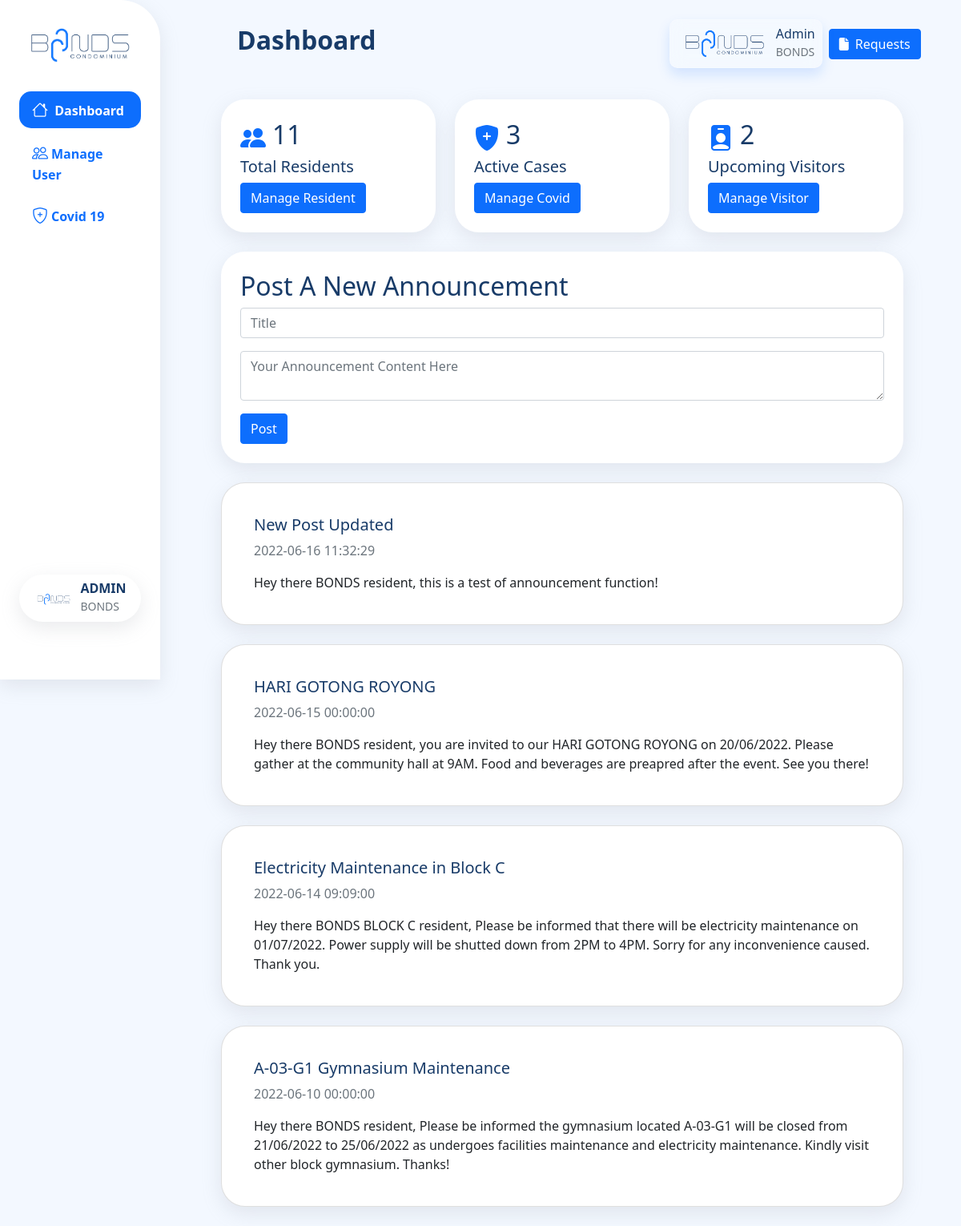
Screenshot of /admin-dashboard.php (signed in) with the database file from the repository.
### tables this page shows
CREATE TABLE `announcement` (
  `announcement_id` int(11) NOT NULL,
  `title` varchar(100) NOT NULL,
  `description` text NOT NULL,
  `date_time` datetime NOT NULL
);

### admin-dashboard.php (the view, shortened to what this page needs)
<?php
include 'includes/admin-header.php';
?>
                 <div class="row p-0">
                        <div class="col-md-6 col-lg-4 mt-4 mt-lg-0">
                            <div class="mycontainer">
                                <div class="d-flex align-items-center py-auto">
                                    <i class="bi bi-people-fill fs-2 text-primary"></i>
                                    <h2 class="ms-2">
                                        <?php
                                        $data_query = mysqli_query($con, "SELECT * FROM resident");
                                        $resident_num = mysqli_num_rows($data_query);
                                        ?>
                                        <?= $resident_num ?>
                                    </h2>
                                </div>
                                <h5>Total Residents</h5>
                                <a href="admin-manageuser.php" class="btn btn-primary">Manage Resident</a>
                            </div>
                        </div>
                        <div class="col-md-6 col-lg-4 mt-4 mt-lg-0 ">
                            <div class="mycontainer">
                                <div class="d-flex align-items-center py-auto">
                                    <i class="bi bi-shield-fill-plus fs-2 text-primary"></i>
                                    <h2 class="ms-2">
                                        <?php
                                        $data_query = mysqli_query($con, "SELECT * FROM `resident` WHERE covid_status = 'Positive'");
                                        $covid_num = mysqli_num_rows($data_query);
                                        ?>
                                        <?= $covid_num ?>
                                    </h2>
                                </div>
                                <h5>Active Cases</h5>
                                <a href="admin-managecovid.php" class="btn btn-primary">Manage Covid</a>
                            </div>
                        </div>
                        <div class="col-md-6 col-lg-4 mt-4 mt-lg-0 ">
                            <div class="mycontainer">
                                <div class="d-flex align-items-center py-auto">
                                    <i class="bi bi-person-badge-fill fs-2 text-primary"></i>
                                    <h2 class="ms-2">
                                        <?php
                                            $today = date('Y-m-d H:i:s', mktime(0,0,0));
                                            $data_query = mysqli_query($con, "SELECT * FROM visitorpass WHERE start_time >'$today'");
                                            $visitor_num = mysqli_num_rows($data_query);
                                        ?>
                                        <?= $visitor_num ?>
                                    </h2>
                                </div>
                                <h5>Upcoming Visitors</h5>
                                <a href="admin-manageuser.php#VisitorTable" class="btn btn-primary">Manage Visitor</a>
                            </div>
                        </div>
                </div>
                        <div class="row p-0">
                            <div class="col-12 mx-lg-auto mt-4">
                                <div class="mycontainer">
                                    <h2>Post A New Announcement</h2>
                                    <form id="announcement" method="POST" action="admin-dashboard.php">
                                        <div class="input-group mb-3">
                                            <input type="text" class="form-control" placeholder="Title" name="announcement-title" required>
                                        </div>
                                        <div class="input-group mb-3">
                                            <textarea class="form-control" placeholder="Your Announcement Content Here" name="announcement-content" required></textarea>
                                        </div>
                                        <button type="submit" class="btn btn-primary" name="announcement_btn">Post</button>
                                    </form>
                                </div>
                                <div id="announcement_container">
                                <?php
                                    $data_query = mysqli_query($con, "SELECT * FROM announcement ORDER BY date_time DESC");
                                    if(mysqli_num_rows($data_query) > 0)
                                    {
                                        foreach($data_query as $announcement)
                                        {
                                            $formattedDate = $announcement['date_time'];
                                ?>
                                        <div class="card mt-4 mycontainer">
                                            <div class="card-body">
                                                <h5><?=$announcement['title']?></h5>
                                                <span class="text-muted ms-auto"><?=$formattedDate?></span>
                                                <p class="card-text mt-3" style="white-space: pre-line"><?=$announcement['description']?></p>
                                            </div>
                                        </div>
                                <?php
                                        }
                                    }
                                ?>
                                </div>
                            </div>
                        </div>
<?php include 'includes/admin-footer.php';?>

### assets/css/admin.css (style rules this page uses)
html, body { padding: 0; margin: 0; background-color: #f3f8ff; width: 100%; height: 100vh; }
body { overflow-x: hidden; }
.mycontainer { box-shadow: rgba(149, 157, 165, 0.2) 0px 8px 24px; border-radius: 30px !important; background-color: white !important; padding: 1.5rem !important; }
a { color: #0d6efd; }
.mydarkgreen, h1, h2, h3, h4, h5, h6 { color: #183b68 !important; }

### rows the page displays
announcement: title "New Post Updated", date_time "2022-06-16 11:32:29", description "Hey there BONDS resident, this is a test of announcement function!"
announcement: title "HARI GOTONG ROYONG", date_time "2022-06-15 00:00:00", description "Hey there BONDS resident, you are invited to our HARI GOTONG ROYONG on 20/06/2022. Please gather at the community hall at 9AM. Food and beverages are preapred after the event. See you there!"
announcement: title "Electricity Maintenance in Block C", date_time "2022-06-14 09:09:00", description "Hey there BONDS BLOCK C resident, Please be informed that there will be electricity maintenance on 01/07/2022. Power supply will be shutted down from 2PM to 4PM. Sorry for any inconvenience caused. Thank you."
announcement: title "A-03-G1 Gymnasium Maintenance", date_time "2022-06-10 00:00:00", description "Hey there BONDS resident, Please be informed the gymnasium located A-03-G1 will be closed from 21/06/2022 to 25/06/2022 as undergoes facilities maintenance and electricity maintenance. Kindly visit other block gymnasium. Thanks!"

### other values shown
$pageTitle "Dashboard"
$resident_num "11"
$covid_num "3"
$visitor_num "2"
